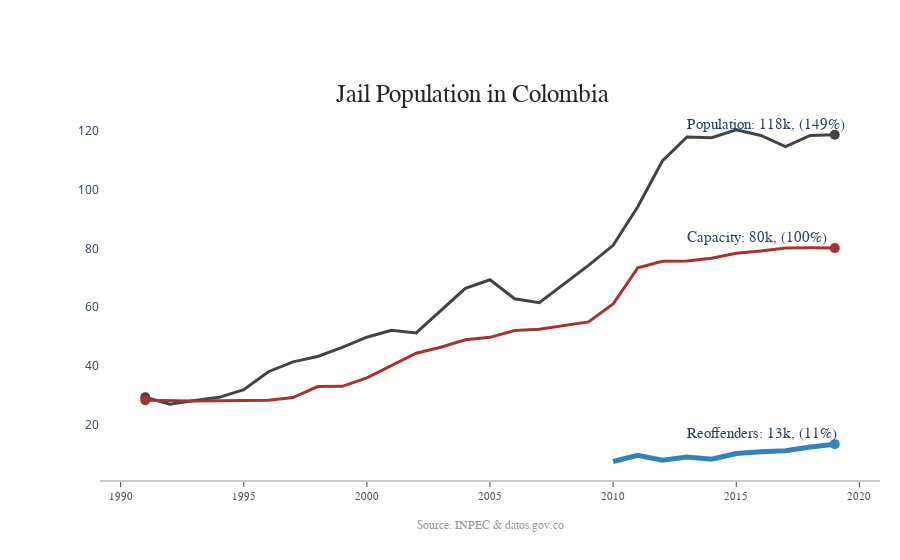

This figure's notebook cell:
### Code cell
import plotly.graph_objects as go
import numpy as np
title = 'Jail Population in Colombia'
labels = ['Population', 'Capacity', 'Reoffenders']
colors = ['rgb(67,67,67)', 'rgb(168, 50, 50)', 'rgb(49,130,189)']
percentages = ['149','100','11']
mode_size = [10, 10, 10]
line_size = [3, 3, 5]
x_data = x_data_temp
y_data = y_data_temp
fig = go.Figure()

for i in range(0, 3):
    fig.add_trace(go.Scatter(x=x_data[i], y=y_data[i], mode='lines',
        name=labels[i],
        line=dict(color=colors[i], width=line_size[i]),
        connectgaps=True,
    ))
    # endpoints
    fig.add_trace(go.Scatter(
        x=[x_data[i][0], x_data[i][-1]],
        y=[y_data[i][0], y_data[i][-1]],
        mode='markers',
        marker=dict(color=colors[i], size=mode_size[i])
    ))
fig.update_layout(
    xaxis=dict(
        showline=True,
        showgrid=False,
        showticklabels=True,
        linecolor='rgb(204, 204, 204)',
        linewidth=2,
        ticks='outside',
        tickfont=dict(
            family='Arial',
            size=11,
            color='rgb(82, 82, 82)',
        ),
    ),
    yaxis=dict(
        showgrid=False,
        zeroline=False,
        showline=False,
        showticklabels=True,
    ),
    autosize=True,
    margin=dict(
        autoexpand=True,
        l=100,
        r=20,
        t=110,
    ),
    showlegend=False,
    plot_bgcolor='white'
)
annotations = []
# Adding labels
for y_trace, label, color, percentage in zip(y_data, labels, colors, percentages):
    annotations.append(dict(xref='paper', x=0.75, y=y_trace[-1],
                                  xanchor='left', yanchor='bottom',
                                  text=label+': {}k, ({}%)'.format(int(y_trace[-1]),percentage),
                                  font=dict(family='Work Sans',
                                            size=14.5),
                                  showarrow=False))
# Title
annotations.append(dict(xref='paper', yref='paper', x=0.3, y=1,
                              xanchor='left', yanchor='bottom',
                              text=title,
                              font=dict(family='Work Sans',
                                        size=25,
                                        color='rgb(37,37,37)'),
                              showarrow=False))
# Source
annotations.append(dict(xref='paper', yref='paper', x=0.5, y=-0.1,
                              xanchor='center', yanchor='top',
                              text='Source: INPEC & datos.gov.co',
                              font=dict(family='Work Sans',
                                        size=12,
                                        color='rgb(150,150,150)'),
                              showarrow=False))
fig.update_layout(annotations=annotations)
fig.show()

### Figure 1 — Plotly figure (JSON) as saved in the notebook; plotly's stock layout.template omitted (floating-point values rounded to 4 significant figures)
{"data": [{"connectgaps": true, "line": {"color": "rgb(67,67,67)", "width": 3}, "mode": "lines", "name": "Population", "type": "scatter", "x": [1991, 1992, 1993, 1994, 1995, 1996, 1997, 1998, 1999, 2000, 2001, 2002, 2003, 2004, 2005, 2006, 2007, 2008, 2009, 2010, 2011, 2012, 2013, 2014, 2015, 2016, 2017, 2018, 2019], "y": [29.36, 27.02, 28.26, 29.34, 31.96, 38.06, 41.41, 43.26, 46.32, 49.82, 52.18, 51.28, 58.89, 66.47, 69.36, 62.91, 61.54, 67.81, 74.28, 81.09, 94.27, 109.8, 118.0, 117.7, 120.4, 118.5, 114.8, 118.5, 118.8]}, {"marker": {"color": "rgb(67,67,67)", "size": 10}, "mode": "markers", "type": "scatter", "x": [1991, 2019], "y": [29.36, 118.8]}, {"connectgaps": true, "line": {"color": "rgb(168, 50, 50)", "width": 3}, "mode": "lines", "name": "Capacity", "type": "scatter", "x": [1991, 1992, 1993, 1994, 1995, 1996, 1997, 1998, 1999, 2000, 2001, 2002, 2003, 2004, 2005, 2006, 2007, 2008, 2009, 2010, 2011, 2012, 2013, 2014, 2015, 2016, 2017, 2018, 2019], "y": [28.32, 28.29, 28.08, null, null, 28.33, 29.24, 33.01, 33.09, 35.97, 40.04, 44.37, 46.4, 48.92, 49.76, 52.12, 52.5, 53.78, 55.02, 61.1, 73.45, 75.68, 75.8, 76.68, 78.42, 79.21, 80.23, 80.26, 80.16]}, {"marker": {"color": "rgb(168, 50, 50)", "size": 10}, "mode": "markers", "type": "scatter", "x": [1991, 2019], "y": [28.32, 80.16]}, {"connectgaps": true, "line": {"color": "rgb(49,130,189)", "width": 5}, "mode": "lines", "name": "Reoffenders", "type": "scatter", "x": [1991, 1992, 1993, 1994, 1995, 1996, 1997, 1998, 1999, 2000, 2001, 2002, 2003, 2004, 2005, 2006, 2007, 2008, 2009, 2010, 2011, 2012, 2013, 2014, 2015, 2016, 2017, 2018, 2019], "y": [null, null, null, null, null, null, null, null, null, null, null, null, null, null, null, null, null, null, null, 7.475, 9.584, 7.948, 8.972, 8.232, 10.21, 10.79, 11.13, 12.43, 13.38]}, {"marker": {"color": "rgb(49,130,189)", "size": 10}, "mode": "markers", "type": "scatter", "x": [1991, 2019], "y": [null, 13.38]}], "layout": {"annotations": [{"font": {"family": "Work Sans", "size": 14.5}, "showarrow": false, "text": "Population: 118k, (149%)", "x": 0.75, "xanchor": "left", "xref": "paper", "y": 118.8, "yanchor": "bottom"}, {"font": {"family": "Work Sans", "size": 14.5}, "showarrow": false, "text": "Capacity: 80k, (100%)", "x": 0.75, "xanchor": "left", "xref": "paper", "y": 80.16, "yanchor": "bottom"}, {"font": {"family": "Work Sans", "size": 14.5}, "showarrow": false, "text": "Reoffenders: 13k, (11%)", "x": 0.75, "xanchor": "left", "xref": "paper", "y": 13.38, "yanchor": "bottom"}, {"font": {"color": "rgb(37,37,37)", "family": "Work Sans", "size": 25}, "showarrow": false, "text": "Jail Population in Colombia", "x": 0.3, "xanchor": "left", "xref": "paper", "y": 1, "yanchor": "bottom", "yref": "paper"}, {"font": {"color": "rgb(150,150,150)", "family": "Work Sans", "size": 12}, "showarrow": false, "text": "Source: INPEC & datos.gov.co", "x": 0.5, "xanchor": "center", "xref": "paper", "y": -0.1, "yanchor": "top", "yref": "paper"}], "autosize": true, "margin": {"autoexpand": true, "l": 100, "r": 20, "t": 110}, "plot_bgcolor": "white", "showlegend": false, "xaxis": {"linecolor": "rgb(204, 204, 204)", "linewidth": 2, "showgrid": false, "showline": true, "showticklabels": true, "tickfont": {"color": "rgb(82, 82, 82)", "family": "Arial", "size": 11}, "ticks": "outside"}, "yaxis": {"showgrid": false, "showline": false, "showticklabels": true, "zeroline": false}}}
